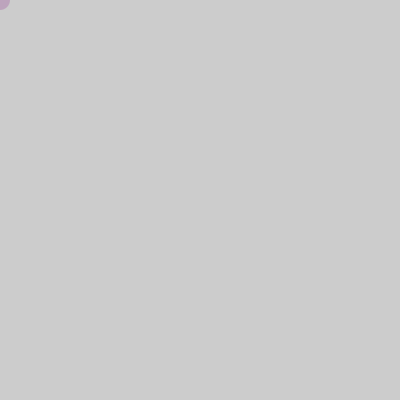
Frame 1 (no input)
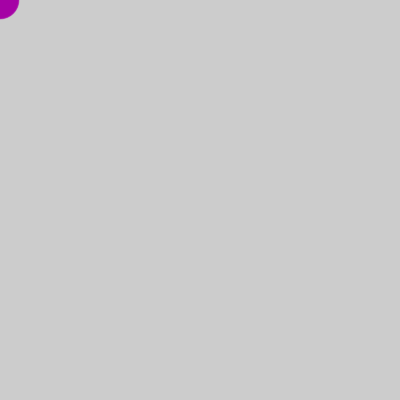
Frame 60 (the mouse pressed at the canvas centre just before this capture)
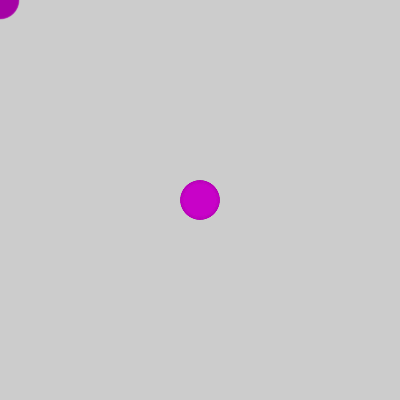
Frame 120 (the mouse held since frame 60 and released just before this capture)

The Processing sketch that drew these frames (run headless with seeded random() and noise(); from frame 60 on, the mouse is pressed at the canvas centre):

// Processing sketch: processing_184684
// ── processing_184684.pde

/*
 * Red Snake (Serpiente Roja)
 *
 * Programa para crear una serpiente roja moviendose por la pantalla
 *
 * Paso 6:
 *  - cambia el tamaño del circulo en funcion del tiempo
 *  - al igual que antes, necesitaras crear una variable
 *    para almacenar el valor del tamaño
 *  - puedes usar la misma funcion que para el color, pero
 *    cambiando la frecuencia
 *  - para mejor efecto visual, añade transparencia al color
 *
 * (c) 2013 D. Cuartielles, Arduino Verkstad, Suecia
 */
 
int rojo = 255;
int tiempo = 0;
int diametro = 20;
  
void setup() {
  size(400, 400);
}
 
void draw() {
  tiempo = tiempo + 1;    
  rojo = int(128 * (1 + sin(tiempo * 2 * PI / frameRate / 20)));
  diametro = int(20 * (1 + sin( tiempo * 2 * PI / frameRate / 5))); // Modifica el diametro del circulo con el paso del tiempo
   
  noStroke();            
  fill(rojo, 0, rojo, 50);  // Añade un 50% de transparencia al color
  ellipse(mouseX, mouseY, diametro, diametro);
}
